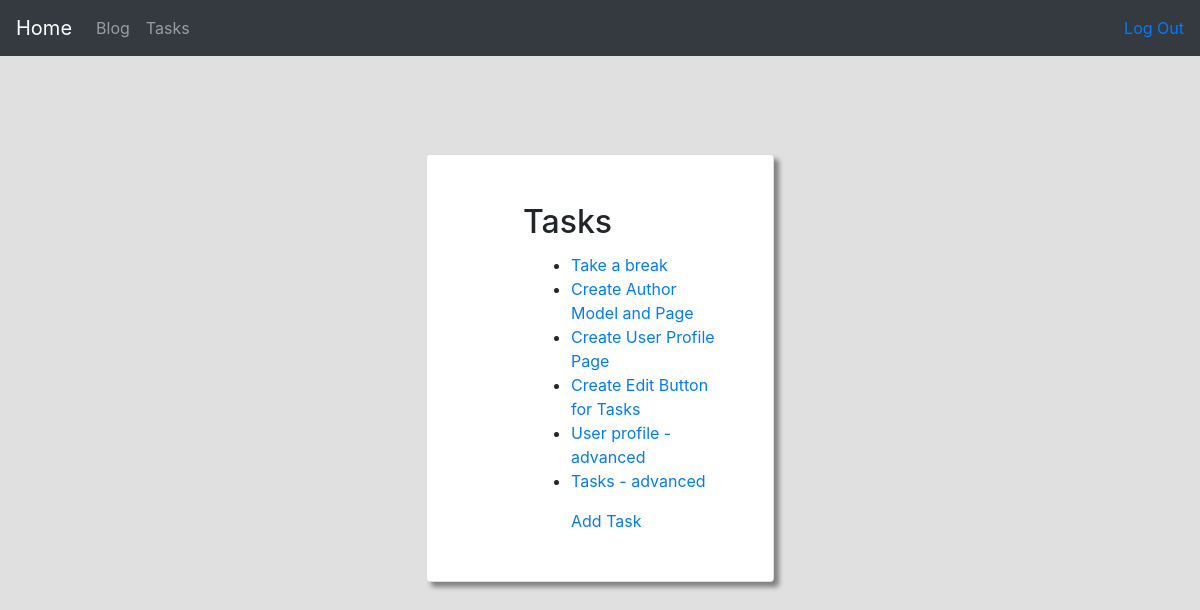
The app's page /tasks/ (signed in) with its own data.
### tasks/models.py (models this page shows, shortened)
class Task(models.Model):
    user = models.ForeignKey(User, on_delete=models.CASCADE)
    name = models.CharField(max_length=128)
    entry = models.CharField(max_length=500)

### tasks/views.py (the view)
# urls.py: path("", views.index, name="index"),
@login_required(login_url='main:not_found')
def index(request):
    tasks = Task.objects.filter(user=request.user).all()
    return render(request, "tasks/index.html", {
        "tasks": tasks
    })

### tasks/templates/tasks/index.html (shortened to what this page needs)
{% extends 'main/layout.html' %}
{% block body %}
<div class="col-9 mx-auto pt-5 mt-2 w-100 align-self-center">
    <div class="card p-5 my-auto" style="width: 40%; margin: auto; box-shadow: 5px 5px 5px Gray;">
        <h2 class="card-title pl-5">Tasks</h2>
        <ul class="ml-5 pl-5">
            {% for task in tasks %}
            <li><a href="{% url 'tasks:task' task.id %}">{{ task.name }}</a></li>
            {% empty %}
                <li>No tasks found.</li>
            {% endfor %}
        </ul>
        <a class="ml-5 pl-5" href="{% url 'tasks:add' %}">Add Task</a>
    </div>
</div>
{% endblock %}

### records on screen
Task: name "Take a break"
Task: name "Create Author Model and Page"
Task: name "Create User Profile Page"
Task: name "Create Edit Button for Tasks"
Task: name "User profile - advanced"
Task: name "Tasks - advanced"
